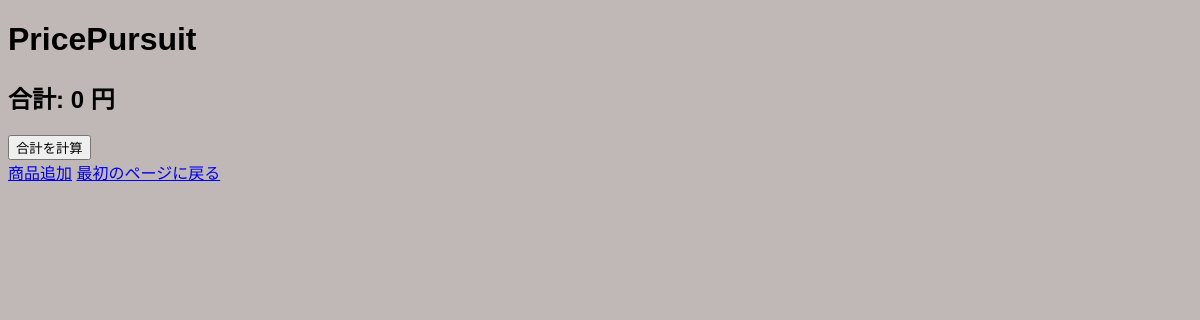
The page /shopping/ on the database as committed earlier.
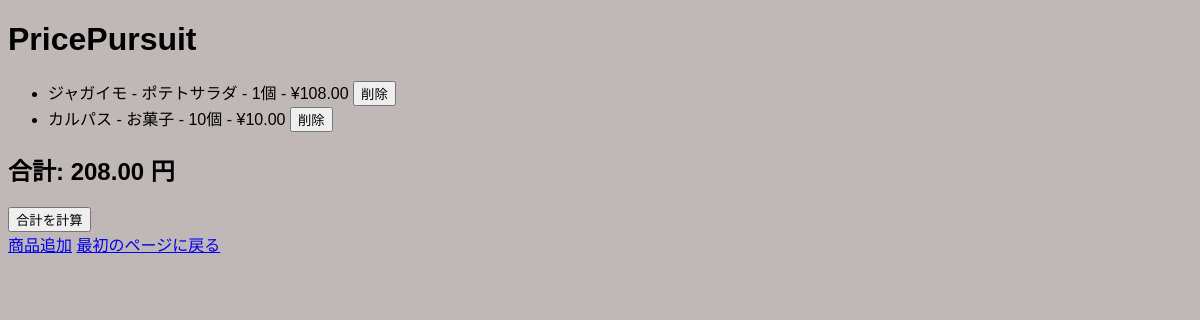
The same page on the database as committed later.
### todo/models.py (models this page shows, shortened)
class ShoppingItem(models.Model):
    item_name = models.CharField(max_length=100)
    prices = models.DecimalField(max_digits=10, decimal_places=2)
    category = models.ForeignKey(Category, on_delete=models.CASCADE, default=1)
    display_on_list = models.BooleanField(default=True)
    quantity = models.PositiveIntegerField(default=1)  # 個数フィールド　複数購入時

class Category(models.Model):#カテゴリ選択
    name = models.CharField(max_length=255)

### todo/views.py (the view)
# urls.py: path('shopping/', views.shopping_todo, name='shopping_todo'),    # 買い物専用ページのパス設定
def shopping_todo(request):
    items = ShoppingItem.objects.all()
    total_price = sum(item.prices * item.quantity for item in items if item.display_on_list)
    return render(request, 'shopping_todo.html', {'items': items, 'total_price': total_price})

### templates/shopping_todo.html (shortened to what this page needs)
<!DOCTYPE html>
<html lang="ja">
<head>
    {% load static %}
    <link rel="stylesheet" href="{% static 'css/styles.css' %}">
</head>
<body>
    <h1>PricePursuit</h1>
    <ul>
        {% for item in items %}
        <li>
            {{ item.item_name }} - {{ item.category.name }} - {{ item.quantity }}個 - ¥{{ item.prices }}
            <form method="post" action="{% url 'delete_shopping_item' item.id %}" style="display:inline;">
                <button type="submit" onclick="return confirm('まじで削除しますか？');">削除</button>
            </form>
        </li>
        {% endfor %}
    </ul>
    <h2>合計: {{ total_price }} 円</h2>
    <form method="post" action="{% url 'calculate_total_price' %}">
        <button type="submit">合計を計算</button>
    </form>
    <a href="{% url 'shopping_item_add' %}">商品追加</a>
    <a href="{% url 'todo_list' %}">最初のページに戻る</a>
</body>
</html>

Rows that differ between the two databases and show on the page:
added ShoppingItem: item_name "ジャガイモ", category.name "ポテトサラダ", quantity "1", prices "108.00"
added ShoppingItem: item_name "カルパス", category.name "お菓子", quantity "10", prices "10.00"
Other text that changed with them:
{{ total_price }}: "0" → "208.00"
